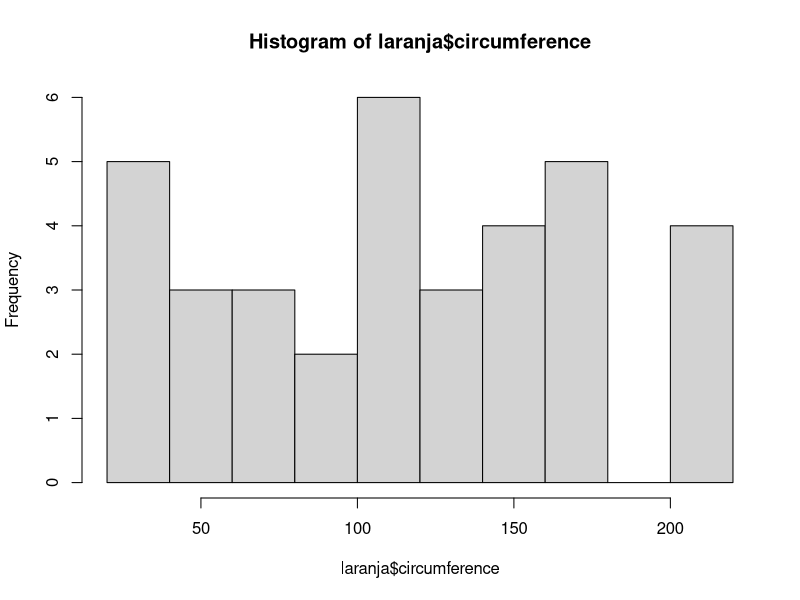
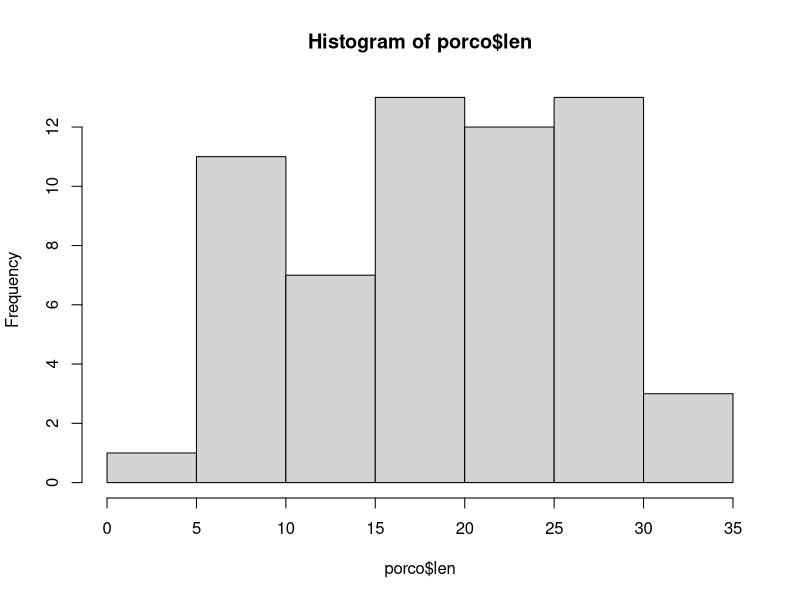
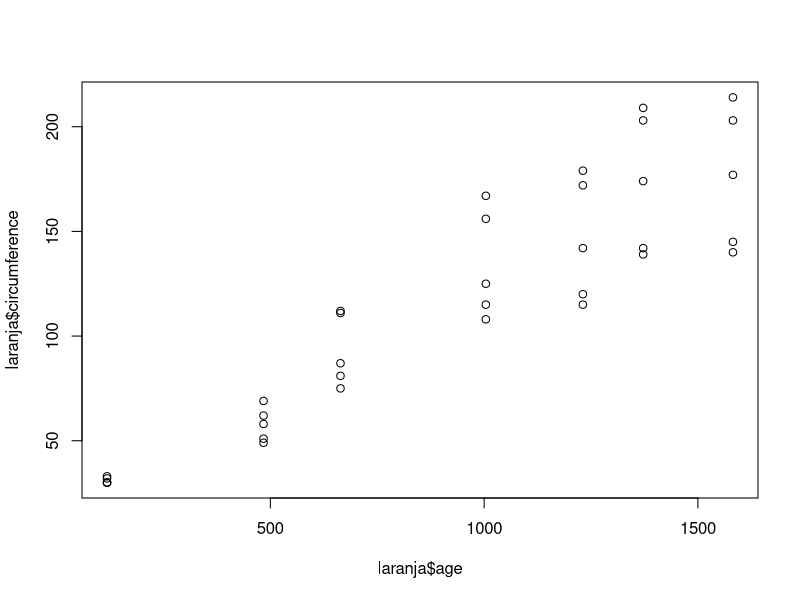
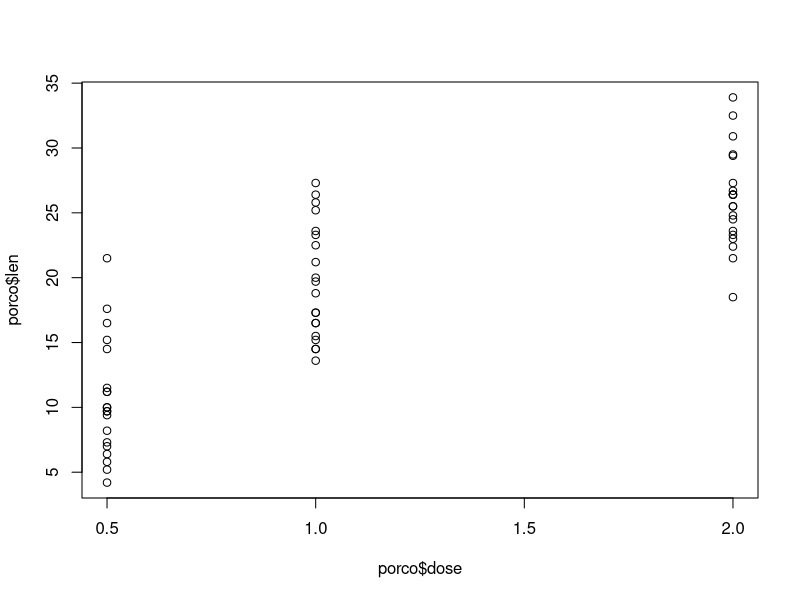
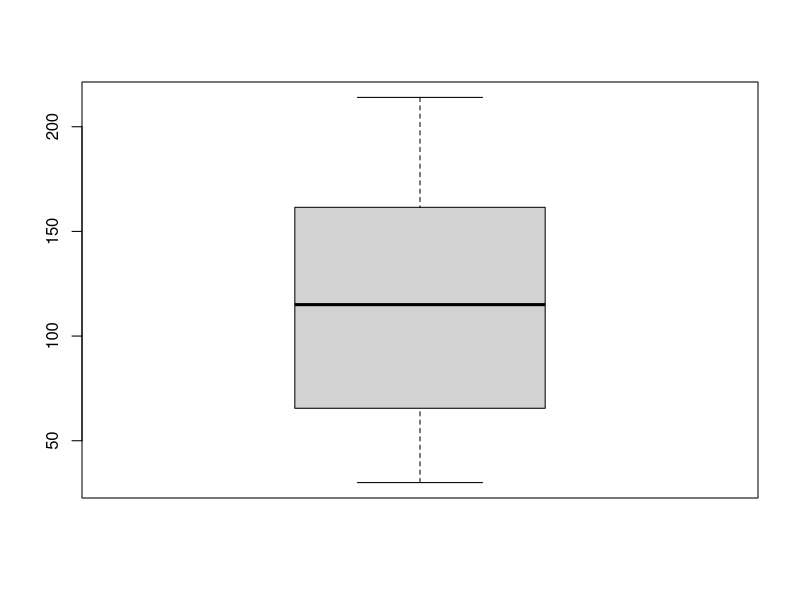
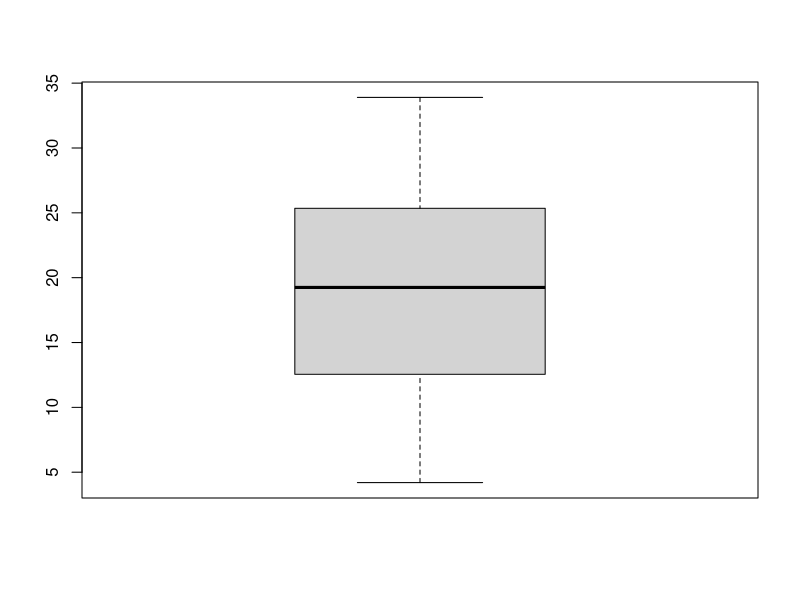
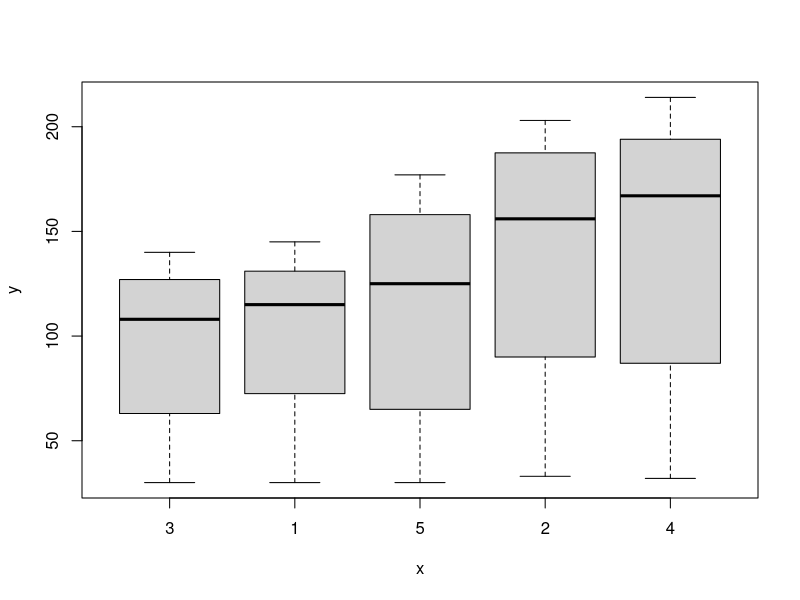
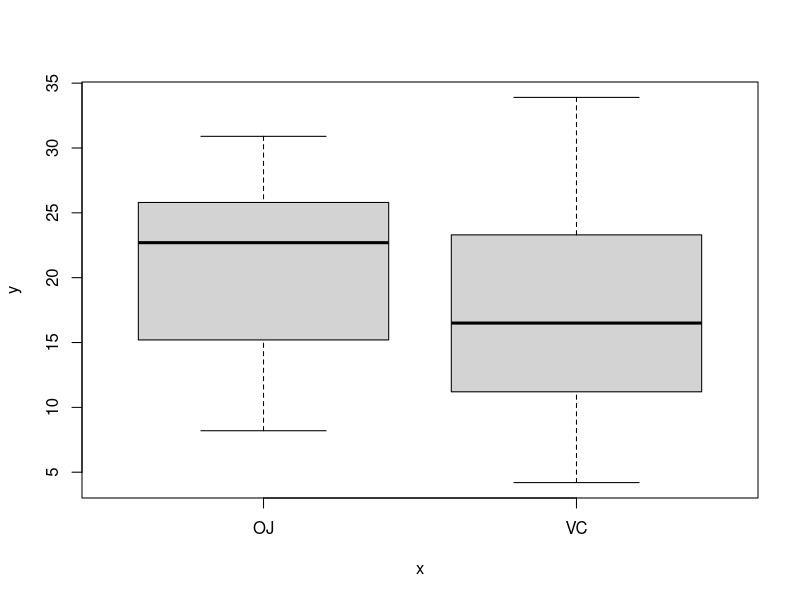

Recreate these plots in R, in order.
#Exercícios
#● Carregar os data frames "Orange" e
#"ToothGrowth".
#– Orange (crescimento de laranjeiras)
#– ToothGrowth (efeitos da vitamina C no crescimento de
#dentes em porquinhos-da-índia)
#● Aplicar as funções str() e table() para entender
#as dimensões desses data frames.

laranja<- Orange

porco<- ToothGrowth


# Ex 2 - Estrutura dos data.frame
#Quais 
str(laranja)
str(porco)

table(laranja$Tree)
table(laranja$age)

table(porco$supp)
table(porco$dose)

#Gráficos (histogram, boxplot e gráfico de pontos)

#histograma
hist(laranja$circumference)
hist(porco$len)

#pontos
plot(laranja$age,laranja$circumference)

plot(porco$dose,porco$len)

#boxplot
boxplot(laranja$circumference)
boxplot(porco$len)

plot(laranja$Tree,laranja$circumference)
plot(porco$supp,porco$len)

#média e desvio padrão geral 
mean(laranja$circumference)
sd(laranja$circumference)

mean(porco$len)
sd(porco$len)


# diferenças específicas
tapply(laranja$circumference,laranja$Tree,mean)
tapply(laranja$circumference,laranja$age,mean)

tapply(porco$len,porco$supp,mean)
tapply(porco$len,porco$dose,mean)

#teste estatístico
#dietas
l2<- laranja[laranja$Tree==2,]
l3<- laranja[laranja$Tree==3,]
l4<- laranja[laranja$Tree==4,]

t.test(l2$circumference,l4$circumference)
t.test(l3$circumference,l4$circumference)


vc<- porco[porco$supp=="VC",]
oj<- porco[porco$supp=="OJ",]

t.test(vc$len,oj$len)
